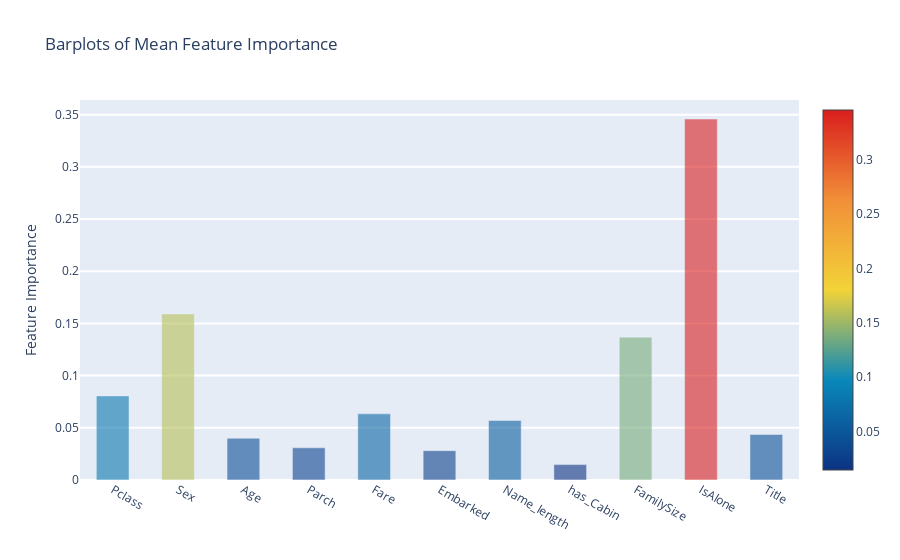

Here is the notebook cell this chart was saved with:
### Markdown cell above
#### Plotly Barplot of Average Feature Importances
모든 분류기에서 특징 중요도 평균을 얻었으니, 우리는 Plotly bar plot으로 그릴 수 있다.

### Code cell
y = feature_dataframe['mean'].values
x = feature_dataframe['features'].values
data = [go.Bar(
            x= x,
             y= y,
            width = 0.5,
            marker=dict(
               color = feature_dataframe['mean'].values,
            colorscale='Portland',
            showscale=True,
            reversescale = False
            ),
            opacity=0.6
        )]

layout= go.Layout(
    autosize= True,
    title= 'Barplots of Mean Feature Importance',
    hovermode= 'closest',
#     xaxis= dict(
#         title= 'Pop',
#         ticklen= 5,
#         zeroline= False,
#         gridwidth= 2,
#     ),
    yaxis=dict(
        title= 'Feature Importance',
        ticklen= 5,
        gridwidth= 2
    ),
    showlegend= False
)
fig = go.Figure(data=data, layout=layout)
py.iplot(fig, filename='bar-direct-labels')

### Figure 1 — Plotly figure (JSON) as saved in the notebook; plotly's stock layout.template omitted (floating-point values rounded to 4 significant figures)
{"data": [{"marker": {"color": [0.08059, 0.1591, 0.04, 0.03084, 0.06338, 0.02812, 0.05698, 0.01473, 0.1368, 0.3458, 0.04361], "colorscale": [[0, "rgb(12,51,131)"], [0.25, "rgb(10,136,186)"], [0.5, "rgb(242,211,56)"], [0.75, "rgb(242,143,56)"], [1, "rgb(217,30,30)"]], "reversescale": false, "showscale": true}, "opacity": 0.6, "type": "bar", "width": 0.5, "x": ["Pclass", "Sex", "Age", "Parch", "Fare", "Embarked", "Name_length", "has_Cabin", "FamilySize", "IsAlone", "Title"], "y": [0.08059, 0.1591, 0.04, 0.03084, 0.06338, 0.02812, 0.05698, 0.01473, 0.1368, 0.3458, 0.04361]}], "layout": {"autosize": true, "hovermode": "closest", "showlegend": false, "title": {"text": "Barplots of Mean Feature Importance"}, "yaxis": {"gridwidth": 2, "ticklen": 5, "title": {"text": "Feature Importance"}}}}
